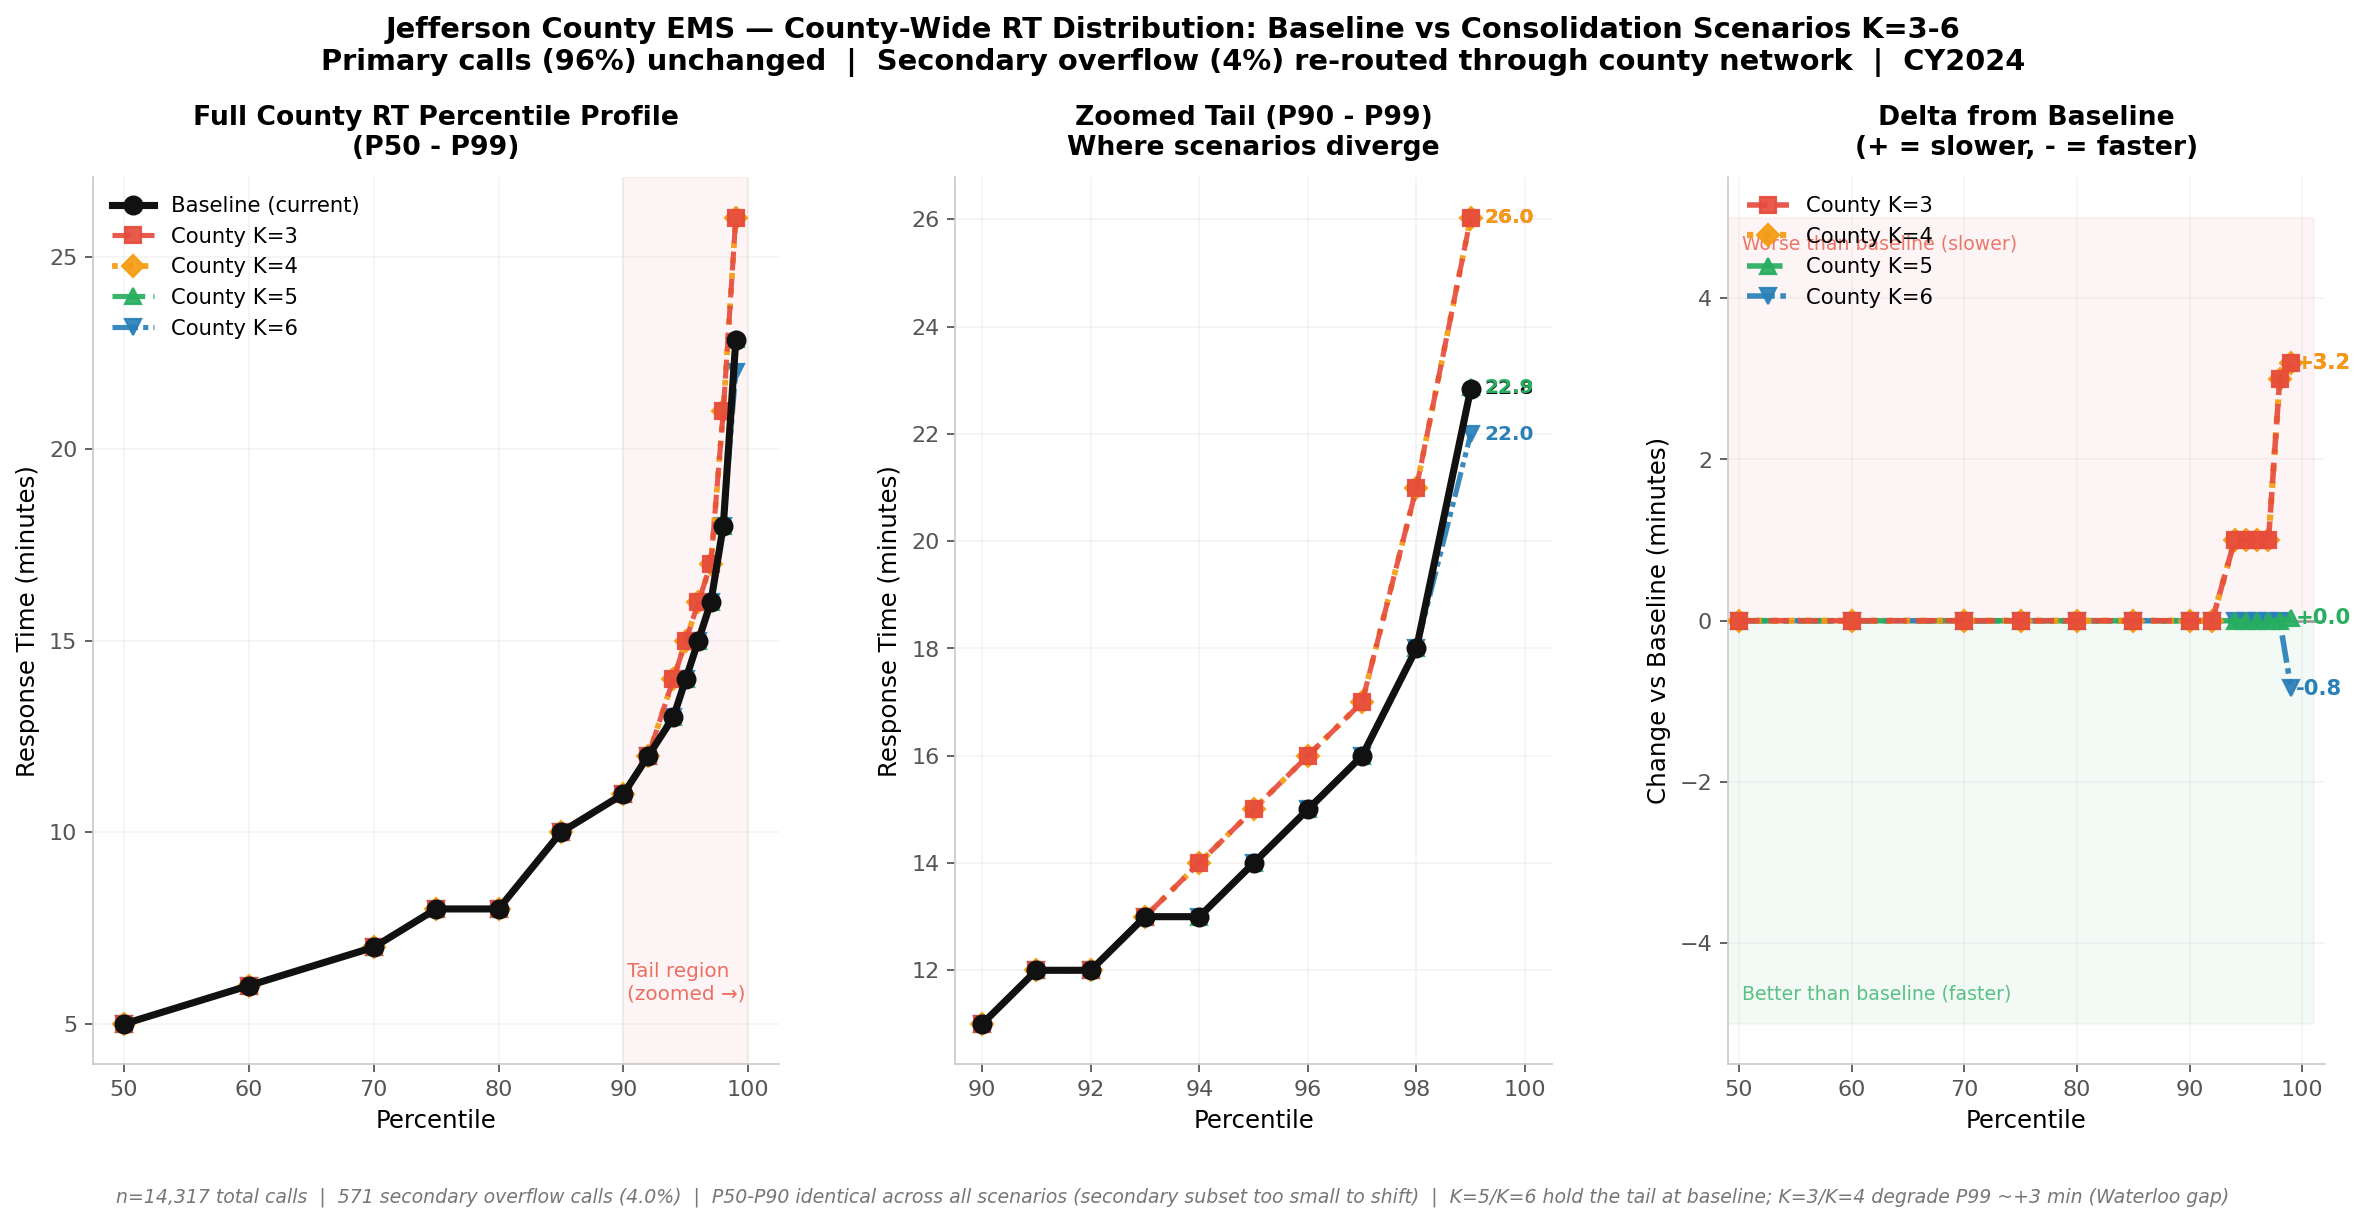

This figure's Python source:
"""
Remake of secondary_aggregate_impact.py with K=3,4,5,6 and clearer visuals.

Shows where baseline and scenarios diverge — the P50-P90 region is unchanged
(too few secondary calls to move it), while the tail (P95-P99) deviates.

Layout:
  Panel 1: Full percentile profile P50-P99 (wide view, shows "they're identical until the tail")
  Panel 2: Zoomed tail P90-P99 (where the action is — scenarios separate here)
  Panel 3: Delta from baseline (signed change at each percentile)

Output: secondary_aggregate_impact_v2.png
"""
import os, sys
import numpy as np
import pandas as pd
import matplotlib
matplotlib.use("Agg")
import matplotlib.pyplot as plt
from math import radians, sin, cos, sqrt, atan2
import warnings
warnings.filterwarnings("ignore")

SCRIPT_DIR = os.path.dirname(os.path.abspath(__file__))
sys.path.insert(0, SCRIPT_DIR)

from pareto_facility import load_candidates, load_bg_demand, fetch_cand_bg_matrix, solve_pmedian_pop
from secondary_network_model import allocate_total_demand_to_bgs
from facility_location import STATIONS as EXISTING_STATIONS
import ems_dashboard_app as m

K_RANGE = [3, 4, 5, 6]

def haversine(la1, lo1, la2, lo2):
    R = 3958.8
    la1,lo1,la2,lo2 = map(radians,[la1,lo1,la2,lo2])
    a = sin((la2-la1)/2)**2 + cos(la1)*cos(la2)*sin((lo2-lo1)/2)**2
    return 2*R*atan2(sqrt(a),sqrt(1-a))

# ── Load data ──────────────────────────────────────────────────────────────
print("Loading data...")
candidates   = load_candidates()
bg_demand, pop_w = load_bg_demand()
tm           = fetch_cand_bg_matrix(candidates, bg_demand)
demand_w     = allocate_total_demand_to_bgs(bg_demand, pop_w)

rt_data     = m.rt_clean
detail      = pd.read_csv(os.path.join(SCRIPT_DIR, "concurrent_call_detail_jeffco.csv"))
sec_df      = detail[detail["Concurrent_Count"] >= 1]
dept_coords = {s["name"]: (s["lat"], s["lon"]) for s in EXISTING_STATIONS}

dept_stats = {}
for dept in m.AUTH_EMS_CALLS:
    drt  = rt_data[rt_data["Department"] == dept]["RT"].dropna().values
    dsec = sec_df[sec_df["Dept"] == dept]["Response_Min"].dropna().values
    if len(drt) == 0: continue
    dept_stats[dept] = {
        "primary_rts": drt,
        "sec_rts":     dsec,
        "sec_n":       len(dsec),
        "coords":      dept_coords.get(dept),
    }

def build_county_array(county_rt_map):
    arr = []
    for dept, s in dept_stats.items():
        arr.extend(s["primary_rts"].tolist())
        c_rt = county_rt_map.get(dept)
        if c_rt is not None and s["sec_n"] > 0:
            arr.extend([c_rt] * s["sec_n"])
        else:
            arr.extend(s["sec_rts"].tolist())
    return np.array(arr)

base_arr = build_county_array({})
n_total  = len(base_arr)
n_sec    = sum(s["sec_n"] for s in dept_stats.values())
print(f"Total calls: {n_total:,}  |  Secondary: {n_sec} ({100*n_sec/n_total:.1f}%)")
print(f"Baseline: median={np.median(base_arr):.2f}  P90={np.percentile(base_arr,90):.2f}")

SCENARIOS = {"Baseline (current)": base_arr}
for k in K_RANGE:
    print(f"  K={k}...", end=" ", flush=True)
    res = solve_pmedian_pop(tm, candidates, bg_demand, k, demand_w)
    if res is None: print("FAILED"); continue
    open_ids = [i for i, c in enumerate(candidates)
                if any(abs(c["lat"]-s["lat"])<1e-4 and abs(c["lon"]-s["lon"])<1e-4
                       for s in res["open_stations"])]
    county_rt_map = {}
    for dept, s in dept_stats.items():
        if s["coords"] and s["sec_n"] > 0:
            lat, lon = s["coords"]
            bj = min(range(len(bg_demand)),
                     key=lambda j: haversine(lat,lon,bg_demand[j]["lat"],bg_demand[j]["lon"]))
            county_rt_map[dept] = min(tm[i, bj] for i in open_ids)
    arr = build_county_array(county_rt_map)
    SCENARIOS[f"County K={k}"] = arr
    print(f"median={np.median(arr):.2f}  P90={np.percentile(arr,90):.2f}  P99={np.percentile(arr,99):.2f}")

# ── Percentile profiles ────────────────────────────────────────────────────
PCTS_FULL = [50, 60, 70, 75, 80, 85, 90, 92, 94, 95, 96, 97, 98, 99]
PCTS_TAIL = [90, 91, 92, 93, 94, 95, 96, 97, 98, 99]
pct_full  = {lbl: [float(np.percentile(arr, p)) for p in PCTS_FULL] for lbl, arr in SCENARIOS.items()}
pct_tail  = {lbl: [float(np.percentile(arr, p)) for p in PCTS_TAIL] for lbl, arr in SCENARIOS.items()}

# ── Styling: distinct colors + differentiated line styles ────────────────
STYLE = {
    "Baseline (current)": dict(color="#111111", linestyle="-",  linewidth=3.2, marker="o", markersize=8,  alpha=1.0, zorder=6),
    "County K=3":         dict(color="#e74c3c", linestyle="--", linewidth=2.3, marker="s", markersize=7,  alpha=0.92, zorder=5),
    "County K=4":         dict(color="#f39c12", linestyle=":",  linewidth=2.6, marker="D", markersize=7,  alpha=0.92, zorder=4),
    "County K=5":         dict(color="#27ae60", linestyle="-.", linewidth=2.3, marker="^", markersize=7,  alpha=0.92, zorder=3),
    "County K=6":         dict(color="#2980b9", linestyle=(0,(5,1,1,1,1,1)), linewidth=2.3, marker="v", markersize=7,  alpha=0.92, zorder=2),
}

fig = plt.figure(figsize=(18, 7.2))
fig.patch.set_facecolor("white")
gs = fig.add_gridspec(1, 3, width_ratios=[1.15, 1.0, 1.0], wspace=0.28)
ax1 = fig.add_subplot(gs[0])
ax2 = fig.add_subplot(gs[1])
ax3 = fig.add_subplot(gs[2])

def _spine(ax):
    for sp in ("top","right"): ax.spines[sp].set_visible(False)
    ax.spines["left"].set_color("#ccc")
    ax.spines["bottom"].set_color("#ccc")
    ax.tick_params(colors="#555", labelsize=10)

# ── Panel 1: Full profile ────────────────────────────────────────────────
for lbl, vals in pct_full.items():
    ax1.plot(PCTS_FULL, vals, label=lbl, **STYLE[lbl])

ax1.axvspan(90, 100, color="#e74c3c", alpha=0.05, zorder=0)
ax1.text(90.3, ax1.get_ylim()[1] * 0.02 + min(min(v) for v in pct_full.values()),
         "Tail region\n(zoomed →)", fontsize=9, color="#e74c3c", alpha=0.8, va="bottom")

ax1.set_xlabel("Percentile", fontsize=11)
ax1.set_ylabel("Response Time (minutes)", fontsize=11)
ax1.set_title("Full County RT Percentile Profile\n(P50 - P99)",
              fontsize=12, fontweight="bold", pad=10)
ax1.legend(fontsize=9.5, frameon=False, loc="upper left")
ax1.grid(alpha=0.2, color="#ccc")
_spine(ax1)

# ── Panel 2: Zoomed tail ─────────────────────────────────────────────────
for lbl, vals in pct_tail.items():
    ax2.plot(PCTS_TAIL, vals, label=lbl, **STYLE[lbl])
    # Label at P99 end
    ax2.text(99.25, vals[-1], f"{vals[-1]:.1f}", fontsize=9,
             color=STYLE[lbl]["color"], fontweight="bold", va="center")

ax2.set_xlabel("Percentile", fontsize=11)
ax2.set_ylabel("Response Time (minutes)", fontsize=11)
ax2.set_title("Zoomed Tail (P90 - P99)\nWhere scenarios diverge",
              fontsize=12, fontweight="bold", pad=10)
ax2.set_xlim(89.5, 100.5)
ax2.grid(alpha=0.2, color="#ccc")
_spine(ax2)

# ── Panel 3: Delta from baseline ─────────────────────────────────────────
base_vals = pct_full["Baseline (current)"]
for lbl, vals in pct_full.items():
    if lbl == "Baseline (current)": continue
    deltas = [v - b for v, b in zip(vals, base_vals)]
    style  = dict(STYLE[lbl]); style["linewidth"] = style.get("linewidth", 2.0) + 0.2
    ax3.plot(PCTS_FULL, deltas, label=lbl, **style)
    ax3.text(99.4, deltas[-1], f"{deltas[-1]:+.1f}",
             fontsize=9.5, color=STYLE[lbl]["color"], fontweight="bold", va="center")

ax3.axhline(0, color="#333", linewidth=1.2, alpha=0.5, zorder=1)
ax3.fill_between([49, 101], 0, 5,  color="#e74c3c", alpha=0.05, zorder=0)
ax3.fill_between([49, 101], -5, 0, color="#27ae60", alpha=0.05, zorder=0)
ax3.text(50.3, 4.6,  "Worse than baseline (slower)", fontsize=8.5, color="#e74c3c", alpha=0.75)
ax3.text(50.3, -4.7, "Better than baseline (faster)", fontsize=8.5, color="#27ae60", alpha=0.75)

ax3.set_xlabel("Percentile", fontsize=11)
ax3.set_ylabel("Change vs Baseline (minutes)", fontsize=11)
ax3.set_title("Delta from Baseline\n(+ = slower, - = faster)",
              fontsize=12, fontweight="bold", pad=10)
ax3.legend(fontsize=9.5, frameon=False, loc="upper left")
ax3.grid(alpha=0.2, color="#ccc")
ax3.set_xlim(49, 102)
_spine(ax3)

fig.suptitle(
    "Jefferson County EMS — County-Wide RT Distribution: Baseline vs Consolidation Scenarios K=3-6\n"
    "Primary calls (96%) unchanged  |  Secondary overflow (4%) re-routed through county network  |  CY2024",
    fontsize=13, fontweight="bold", y=1.02
)

fig.text(0.5, -0.01,
         f"n={n_total:,} total calls  |  {n_sec} secondary overflow calls ({100*n_sec/n_total:.1f}%)  |  "
         "P50-P90 identical across all scenarios (secondary subset too small to shift)  |  "
         "K=5/K=6 hold the tail at baseline; K=3/K=4 degrade P99 ~+3 min (Waterloo gap)",
         ha="center", fontsize=8.5, color="#777", style="italic")

plt.tight_layout()
out = os.path.join(SCRIPT_DIR, "secondary_aggregate_impact_v2.png")
fig.savefig(out, dpi=160, bbox_inches="tight", facecolor="white")
plt.close(fig)
print(f"\nSaved: {out}")

# ── Export percentile data (panels 1 & 2) to CSV ─────────────────────────
df_full = pd.DataFrame(pct_full, index=PCTS_FULL).round(2)
df_full.index.name = "Percentile"
df_full.insert(0, "Panel", "Full (P50-P99)")

df_tail = pd.DataFrame(pct_tail, index=PCTS_TAIL).round(2)
df_tail.index.name = "Percentile"
df_tail.insert(0, "Panel", "Tail zoom (P90-P99)")

out_csv = os.path.join(SCRIPT_DIR, "secondary_aggregate_impact_v2.csv")
pd.concat([df_full, df_tail]).to_csv(out_csv)
print(f"Saved: {out_csv}")
